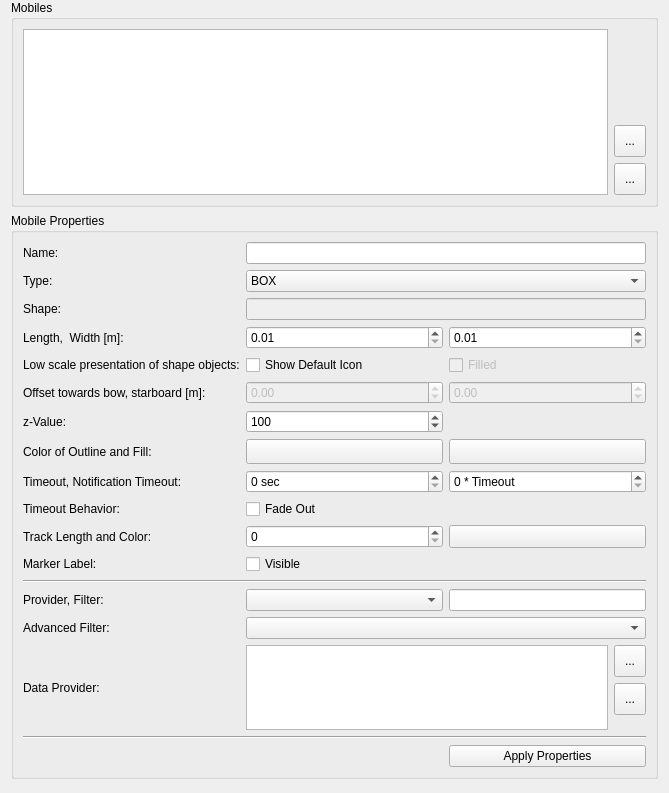
             <widget class="QWidget" name="scrollAreaWidgetContents_3">
              <property name="geometry">
               <rect>
                <x>0</x>
                <y>0</y>
                <width>669</width>
                <height>793</height>
               </rect>
              </property>
              <layout class="QVBoxLayout" name="verticalLayout_4">
               <property name="topMargin">
                <number>0</number>
               </property>
               <property name="bottomMargin">
                <number>0</number>
               </property>
               <item>
                <widget class="QgsCollapsibleGroupBox" name="groupBoxMobiles">
                 <property name="title">
                  <string>Mobiles</string>
                 </property>
                 <layout class="QVBoxLayout" name="verticalLayout_10">
                  <item>
                   <layout class="QHBoxLayout" name="horizontalLayout_3">
                    <item>
                     <widget class="QListView" name="mMobileListView">
                      <property name="sizePolicy">
                       <sizepolicy hsizetype="Expanding" vsizetype="Expanding">
                        <horstretch>0</horstretch>
                        <verstretch>0</verstretch>
                       </sizepolicy>
                      </property>
                      <property name="editTriggers">
                       <set>QAbstractItemView::NoEditTriggers</set>
                      </property>
                     </widget>
                    </item>
                    <item>
                     <layout class="QVBoxLayout" name="verticalLayout">
                      <item>
                       <spacer name="verticalSpacer_5">
                        <property name="orientation">
                         <enum>Qt::Vertical</enum>
                        </property>
                        <property name="sizeHint" stdset="0">
                         <size>
                          <width>20</width>
                          <height>40</height>
                         </size>
                        </property>
                       </spacer>
                      </item>
                      <item alignment="Qt::AlignHCenter">
                       <widget class="QToolButton" name="toolButtonAddMobile">
                        <property name="minimumSize">
                         <size>
                          <width>32</width>
                          <height>32</height>
                         </size>
                        </property>
                        <property name="toolTip">
                         <string>Add a new mobile</string>
                        </property>
                        <property name="statusTip">
                         <string>Add a new mobile</string>
                        </property>
                        <property name="text">
                         <string>...</string>
                        </property>
                        <property name="icon">
                         <iconset>
                          <normaloff>:/images/themes/default/mActionAdd.svg</normaloff>:/images/themes/default/mActionAdd.svg</iconset>
                        </property>
                       </widget>
                      </item>
                      <item alignment="Qt::AlignHCenter">
                       <widget class="QToolButton" name="toolButtonRemoveMobile">
                        <property name="minimumSize">
                         <size>
                          <width>32</width>
                          <height>32</height>
                         </size>
                        </property>
                        <property name="toolTip">
                         <string>Delete mobile</string>
                        </property>
                        <property name="statusTip">
                         <string>Delete mobile</string>
                        </property>
                        <property name="text">
                         <string>...</string>
                        </property>
                        <property name="icon">
                         <iconset>
                          <normaloff>:/images/themes/default/mActionRemove.svg</normaloff>:/images/themes/default/mActionRemove.svg</iconset>
                        </property>
                       </widget>
                      </item>
                     </layout>
                    </item>
                   </layout>
                  </item>
                 </layout>
                </widget>
               </item>
               <item>
                <widget class="QgsCollapsibleGroupBox" name="mGroupBoxMobileProperties">
                 <property name="title">
                  <string>Mobile Properties</string>
                 </property>
                 <property name="collapsed">
                  <bool>false</bool>
                 </property>
                 <layout class="QGridLayout" name="gridLayout_3" columnstretch="0,1,1">
                  <item row="3" column="2">
                   <widget class="QDoubleSpinBox" name="doubleSpinBoxMobileWidth">
                    <property name="minimum">
                     <double>0.010000000000000</double>
                    </property>
                   </widget>
                  </item>
                  <item row="2" column="1" colspan="2">
                   <widget class="QLineEdit" name="lineEditMobileShape">
                    <property name="enabled">
                     <bool>false</bool>
                    </property>
                    <property name="contextMenuPolicy">
                     <enum>Qt::CustomContextMenu</enum>
                    </property>
                    <property name="toolTip">
                     <string>&lt;html&gt;&lt;head/&gt;&lt;body&gt;&lt;p&gt;Shape of the mobile as a collection of points.&lt;/p&gt;&lt;/body&gt;&lt;/html&gt;</string>
                    </property>
                    <property name="whatsThis">
                     <string>&lt;html&gt;&lt;head/&gt;&lt;body&gt;&lt;p&gt;Enter the mobiles shape as a collection of points enclosed by brackets.&lt;/p&gt;&lt;p&gt;Mobile should be upright and the vertical size should be normalized to 1.0.&lt;/p&gt;&lt;/body&gt;&lt;/html&gt;</string>
                    </property>
                   </widget>
                  </item>
                  <item row="16" column="0" colspan="3">
                   <widget class="QFrame" name="frame_2">
                    <property name="frameShape">
                     <enum>QFrame::HLine</enum>
                    </property>
                    <property name="frameShadow">
                     <enum>QFrame::Sunken</enum>
                    </property>
                   </widget>
                  </item>
                  <item row="8" column="0">
                   <widget class="QLabel" name="label_9">
                    <property name="text">
                     <string>Timeout, Notification Timeout:</string>
                    </property>
                   </widget>
                  </item>
                  <item row="0" column="0">
                   <widget class="QLabel" name="label_5">
                    <property name="text">
                     <string>Name:</string>
                    </property>
                   </widget>
                  </item>
                  <item row="8" column="2">
                   <widget class="QSpinBox" name="spinBoxMobileNotification">
                    <property name="toolTip">
                     <string>Statusbar notification after n times timeout</string>
                    </property>
                    <property name="whatsThis">
                     <string>&lt;html&gt;&lt;head/&gt;&lt;body&gt;&lt;p&gt;A notification is displayed in the messagebar if the a fix is missing for n multiples of the timeout.&lt;/p&gt;&lt;/body&gt;&lt;/html&gt;</string>
                    </property>
                    <property name="suffix">
                     <string> * Timeout</string>
                    </property>
                   </widget>
                  </item>
                  <item row="10" column="1">
                   <widget class="QSpinBox" name="spinBoxTrackLength">
                    <property name="maximum">
                     <number>100000</number>
                    </property>
                    <property name="singleStep">
                     <number>10</number>
                    </property>
                   </widget>
                  </item>
                  <item row="13" column="0">
                   <widget class="QLabel" name="label_14">
                    <property name="text">
                     <string>Provider, Filter:</string>
                    </property>
                   </widget>
                  </item>
                  <item row="6" column="0">
                   <widget class="QLabel" name="label_8">
                    <property name="text">
                     <string>z-Value:</string>
                    </property>
                   </widget>
                  </item>
                  <item row="3" column="0">
                   <widget class="QLabel" name="label_7">
                    <property name="text">
                     <string>Length,  Width [m]:</string>
                    </property>
                   </widget>
                  </item>
                  <item row="7" column="2">
                   <widget class="QgsColorButton" name="mColorButtonMobileFillColor">
                    <property name="sizePolicy">
                     <sizepolicy hsizetype="Preferred" vsizetype="Fixed">
                      <horstretch>0</horstretch>
                      <verstretch>0</verstretch>
                     </sizepolicy>
                    </property>
                    <property name="minimumSize">
                     <size>
                      <width>24</width>
                      <height>25</height>
                     </size>
                    </property>
                    <property name="allowOpacity">
                     <bool>true</bool>
                    </property>
                    <property name="allowAlpha" stdset="0">
                     <bool>true</bool>
                    </property>
                   </widget>
                  </item>
                  <item row="11" column="1">
                   <widget class="QCheckBox" name="checkBoxShowLabel">
                    <property name="text">
                     <string>Visible</string>
                    </property>
                   </widget>
                  </item>
                  <item row="12" column="0" colspan="3">
                   <widget class="QFrame" name="frame">
                    <property name="frameShape">
                     <enum>QFrame::HLine</enum>
                    </property>
                    <property name="frameShadow">
                     <enum>QFrame::Sunken</enum>
                    </property>
                   </widget>
                  </item>
                  <item row="0" column="1" colspan="2">
                   <widget class="QLineEdit" name="lineEditMobileName"/>
                  </item>
                  <item row="11" column="0">
                   <widget class="QLabel" name="label_4">
                    <property name="text">
                     <string>Marker Label:</string>
                    </property>
                   </widget>
                  </item>
                  <item row="1" column="0">
                   <widget class="QLabel" name="label_6">
                    <property name="text">
                     <string>Type:</string>
                    </property>
                   </widget>
                  </item>
                  <item row="5" column="1">
                   <widget class="QDoubleSpinBox" name="doubleSpinBoxXOffset">
                    <property name="enabled">
                     <bool>false</bool>
                    </property>
                    <property name="toolTip">
                     <string>&lt;html&gt;&lt;head/&gt;&lt;body&gt;&lt;p&gt;Distance between centerpoint of the shape and position reference increasing towards bow/top side.&lt;/p&gt;&lt;/body&gt;&lt;/html&gt;</string>
                    </property>
                    <property name="whatsThis">
                     <string>&lt;html&gt;&lt;head/&gt;&lt;body&gt;&lt;p&gt;Distance between centerpoint of the shape and position reference increasing towards bow/top side.&lt;/p&gt;&lt;/body&gt;&lt;/html&gt;</string>
                    </property>
                    <property name="minimum">
                     <double>-1000.000000000000000</double>
                    </property>
                    <property name="maximum">
                     <double>1000.000000000000000</double>
                    </property>
                   </widget>
                  </item>
                  <item row="13" column="2">
                   <widget class="QLineEdit" name="lineEditProviderFilter">
                    <property name="sizePolicy">
                     <sizepolicy hsizetype="Minimum" vsizetype="Fixed">
                      <horstretch>0</horstretch>
                      <verstretch>0</verstretch>
                     </sizepolicy>
                    </property>
                   </widget>
                  </item>
                  <item row="3" column="1">
                   <widget class="QDoubleSpinBox" name="doubleSpinBoxMobileLength">
                    <property name="minimum">
                     <double>0.010000000000000</double>
                    </property>
                    <property name="maximum">
                     <double>999.990000000000009</double>
                    </property>
                   </widget>
                  </item>
                  <item row="10" column="0">
                   <widget class="QLabel" name="label_11">
                    <property name="text">
                     <string>Track Length and Color:</string>
                    </property>
                   </widget>
                  </item>
                  <item row="17" column="2">
                   <widget class="QPushButton" name="pushButtonApplyMobile">
                    <property name="text">
                     <string>Apply Properties</string>
                    </property>
                    <property name="icon">
                     <iconset>
                      <normaloff>:/plugins/PosiView/refresh.png</normaloff>:/plugins/PosiView/refresh.png</iconset>
                    </property>
                   </widget>
                  </item>
                  <item row="7" column="1">
                   <widget class="QgsColorButton" name="mColorButtonMobileColor">
                    <property name="sizePolicy">
                     <sizepolicy hsizetype="Preferred" vsizetype="Preferred">
                      <horstretch>0</horstretch>
                      <verstretch>0</verstretch>
                     </sizepolicy>
                    </property>
                    <property name="minimumSize">
                     <size>
                      <width>24</width>
                      <height>25</height>
                     </size>
                    </property>
                    <property name="allowOpacity">
                     <bool>true</bool>
                    </property>
                    <property name="allowAlpha" stdset="0">
                     <bool>true</bool>
                    </property>
                   </widget>
                  </item>
                  <item row="5" column="2">
                   <widget class="QDoubleSpinBox" name="doubleSpinBoxYOffset">
                    <property name="enabled">
                     <bool>false</bool>
                    </property>
                    <property name="toolTip">
                     <string>&lt;html&gt;&lt;head/&gt;&lt;body&gt;&lt;p&gt;Distance between centerpoint of the shape and position reference increasing towards starboard/right side.&lt;/p&gt;&lt;/body&gt;&lt;/html&gt;</string>
                    </property>
                    <property name="whatsThis">
                     <string>&lt;html&gt;&lt;head/&gt;&lt;body&gt;&lt;p&gt;Distance between centerpoint of the shape and position reference increasing towards starboard/right side.&lt;/p&gt;&lt;/body&gt;&lt;/html&gt;</string>
                    </property>
                    <property name="minimum">
                     <double>-1000.000000000000000</double>
                    </property>
                    <property name="maximum">
                     <double>1000.000000000000000</double>
                    </property>
                   </widget>
                  </item>
                  <item row="10" column="2">
                   <widget class="QgsColorButton" name="mColorButtonMobileTrackColor">
                    <property name="sizePolicy">
                     <sizepolicy hsizetype="Preferred" vsizetype="Fixed">
                      <horstretch>0</horstretch>
                      <verstretch>0</verstretch>
                     </sizepolicy>
                    </property>
                    <property name="allowOpacity">
                     <bool>true</bool>
                    </property>
                    <property name="allowAlpha" stdset="0">
                     <bool>true</bool>
                    </property>
                   </widget>
                  </item>
                  <item row="9" column="0">
                   <widget class="QLabel" name="label_24">
                    <property name="text">
                     <string>Timeout Behavior:</string>
                    </property>
                   </widget>
                  </item>
                  <item row="9" column="1">
                   <widget class="QCheckBox" name="checkBoxFadeOut">
                    <property name="text">
                     <string>Fade Out</string>
                    </property>
                   </widget>
                  </item>
                  <item row="15" column="0">
                   <widget class="QLabel" name="label_12">
                    <property name="text">
                     <string>Data Provider:</string>
                    </property>
                   </widget>
                  </item>
                  <item row="7" column="0">
                   <widget class="QLabel" name="label_10">
                    <property name="text">
                     <string>Color of Outline and Fill:</string>
                    </property>
                   </widget>
                  </item>
                  <item row="15" column="1" colspan="2">
                   <layout class="QHBoxLayout" name="horizontalLayout_5">
                    <item>
                     <widget class="QTableView" name="mMobileProviderTableView">
                      <property name="sizePolicy">
                       <sizepolicy hsizetype="Expanding" vsizetype="Ignored">
                        <horstretch>0</horstretch>
                        <verstretch>0</verstretch>
                       </sizepolicy>
                      </property>
                      <property name="editTriggers">
                       <set>QAbstractItemView::NoEditTriggers</set>
                      </property>
                      <property name="selectionBehavior">
                       <enum>QAbstractItemView::SelectRows</enum>
                      </property>
                      <attribute name="horizontalHeaderStretchLastSection">
                       <bool>true</bool>
                      </attribute>
                      <attribute name="verticalHeaderVisible">
                       <bool>false</bool>
                      </attribute>
                     </widget>
                    </item>
                    <item>
                     <layout class="QVBoxLayout" name="verticalLayout_12">
                      <item>
                       <widget class="QToolButton" name="toolButtonRefreshMobileProvider">
                        <property name="minimumSize">
                         <size>
                          <width>32</width>
                          <height>32</height>
                         </size>
                        </property>
                        <property name="toolTip">
                         <string>Update data provider list</string>
                        </property>
                        <property name="statusTip">
                         <string>Update data provider list</string>
                        </property>
                        <property name="text">
                         <string>...</string>
                        </property>
                        <property name="icon">
                         <iconset>
                          <normaloff>:/plugins/PosiView/refresh.png</normaloff>:/plugins/PosiView/refresh.png</iconset>
                        </property>
                       </widget>
                      </item>
                      <item alignment="Qt::AlignHCenter">
                       <widget class="QToolButton" name="toolButtonRemoveMobileProvider">
                        <property name="minimumSize">
                         <size>
                          <width>32</width>
                          <height>32</height>
                         </size>
                        </property>
                        <property name="toolTip">
                         <string>Remove provider from list</string>
                        </property>
                        <property name="statusTip">
                         <string>Remove provider from list</string>
                        </property>
                        <property name="text">
                         <string>...</string>
                        </property>
                        <property name="icon">
                         <iconset>
                          <normaloff>:/images/themes/default/mActionRemove.svg</normaloff>:/images/themes/default/mActionRemove.svg</iconset>
                        </property>
                       </widget>
                      </item>
                      <item>
                       <spacer name="verticalSpacer_6">
                        <property name="orientation">
                         <enum>Qt::Vertical</enum>
                        </property>
                        <property name="sizeHint" stdset="0">
                         <size>
                          <width>20</width>
                          <height>40</height>
                         </size>
                        </property>
                       </spacer>
                      </item>
                     </layout>
                    </item>
                   </layout>
                  </item>
                  <item row="2" column="0">
                   <widget class="QLabel" name="label_13">
                    <property name="text">
                     <string>Shape:</string>
                    </property>
                   </widget>
                  </item>
                  <item row="6" column="1">
                   <widget class="QSpinBox" name="spinBoxZValue">
                    <property name="maximum">
                     <number>200</number>
                    </property>
                    <property name="value">
                     <number>100</number>
                    </property>
                   </widget>
                  </item>
                  <item row="8" column="1">
                   <widget class="QSpinBox" name="spinBoxMobileTimeout">
                    <property name="suffix">
                     <string> sec</string>
                    </property>
                    <property name="maximum">
                     <number>3600</number>
                    </property>
                   </widget>
                  </item>
                  <item row="1" column="1" colspan="2">
                   <widget class="QComboBox" name="comboBoxMobileType">
                    <property name="currentIndex">
                     <number>0</number>
                    </property>
                    <item>
                     <property name="text">
                      <string>BOX</string>
                     </property>
                    </item>
                    <item>
                     <property name="text">
                      <string>CROSS</string>
                     </property>
                    </item>
                    <item>
                     <property name="text">
                      <string>X</string>
                     </property>
                    </item>
                    <item>
                     <property name="text">
                      <string>SHAPE</string>
                     </property>
                    </item>
                   </widget>
                  </item>
                  <item row="13" column="1">
                   <widget class="QComboBox" name="comboBoxProviders"/>
                  </item>
                  <item row="5" column="0">
                   <widget class="QLabel" name="label_22">
                    <property name="text">
                     <string>Offset towards bow, starboard [m]:</string>
                    </property>
                   </widget>
                  </item>
                  <item row="4" column="1">
                   <widget class="QCheckBox" name="checkBoxDefaultIcon">
                    <property name="text">
                     <string>Show Default Icon</string>
                    </property>
                   </widget>
                  </item>
                  <item row="4" column="0">
                   <widget class="QLabel" name="label_25">
                    <property name="text">
                     <string>Low scale presentation of shape objects:</string>
                    </property>
                   </widget>
                  </item>
                  <item row="4" column="2">
                   <widget class="QCheckBox" name="checkBoxDefIconFilled">
                    <property name="enabled">
                     <bool>false</bool>
                    </property>
                    <property name="text">
                     <string>Filled</string>
                    </property>
                   </widget>
                  </item>
                  <item row="14" column="1" colspan="2">
                   <widget class="QgsCheckableComboBox" name="comboBoxProviderFlags">
                    <property name="layoutDirection">
                     <enum>Qt::LeftToRight</enum>
                    </property>
                    <property name="defaultText">
                     <string>none</string>
                    </property>
                   </widget>
                  </item>
                  <item row="14" column="0">
                   <widget class="QLabel" name="label_26">
                    <property name="text">
                     <string>Advanced Filter:</string>
                    </property>
                   </widget>
                  </item>
                 </layout>
                </widget>
               </item>
               <item>
                <spacer name="verticalSpacer_3">
                 <property name="orientation">
                  <enum>Qt::Vertical</enum>
                 </property>
                 <property name="sizeHint" stdset="0">
                  <size>
                   <width>20</width>
                   <height>40</height>
                  </size>
                 </property>
                </spacer>
               </item>
              </layout>
             </widget>
